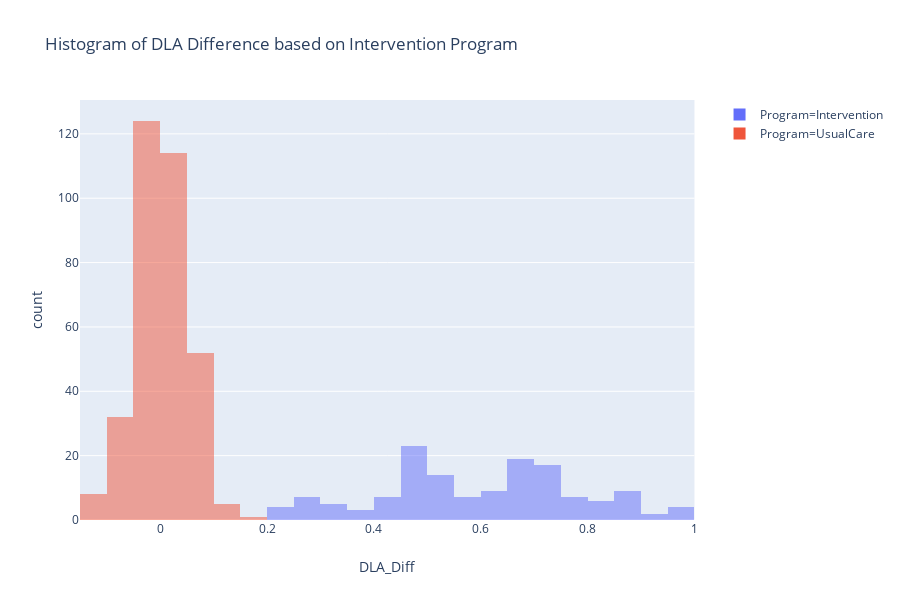

The notebook cell saved with this chart:
### Code cell
px.histogram(df, x="DLA_Diff", color="Program", barmode="overlay",
            title="Histogram of DLA Difference based on Intervention Program")

### Figure 1 — Plotly figure (JSON) as saved in the notebook; plotly's stock layout.template omitted (floating-point values rounded to 4 significant figures; data arrays with more than 128 entries replaced by an {"elided": "..."} marker saying what was removed)
{"data": [{"alignmentgroup": "True", "bingroup": "x", "hoverlabel": {"namelength": 0}, "hovertemplate": "Program=Intervention<br>DLA_Diff=%{x}<br>count=%{y}", "legendgroup": "Program=Intervention", "marker": {"color": "#636efa", "opacity": 0.5}, "name": "Program=Intervention", "offsetgroup": "Program=Intervention", "orientation": "v", "showlegend": true, "type": "histogram", "x": {"elided": "143 float values"}, "xaxis": "x", "yaxis": "y"}, {"alignmentgroup": "True", "bingroup": "x", "hoverlabel": {"namelength": 0}, "hovertemplate": "Program=UsualCare<br>DLA_Diff=%{x}<br>count=%{y}", "legendgroup": "Program=UsualCare", "marker": {"color": "#EF553B", "opacity": 0.5}, "name": "Program=UsualCare", "offsetgroup": "Program=UsualCare", "orientation": "v", "showlegend": true, "type": "histogram", "x": {"elided": "336 float values"}, "xaxis": "x", "yaxis": "y"}], "layout": {"barmode": "overlay", "height": 600, "legend": {"tracegroupgap": 0}, "title": {"text": "Histogram of DLA Difference based on Intervention Program"}, "xaxis": {"anchor": "y", "domain": [0, 0.98], "title": {"text": "DLA_Diff"}}, "yaxis": {"anchor": "x", "domain": [0, 1], "title": {"text": "count"}}}}
